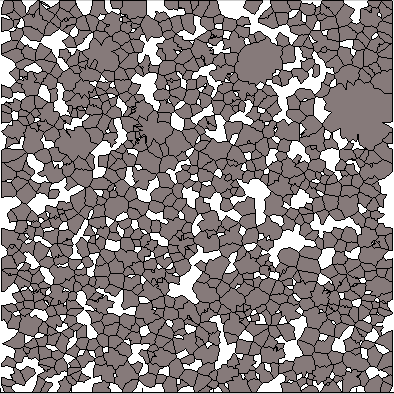
%> input picture Procesadas/Procesadas/TestVoids4.PNG, 394 x 394 px
$ octave --eval "result = areasPI;"   (GNU Octave 9; MATLAB toolbox functions it lacks are replaced by stand-ins)
%> lines starting %> are read from the running program, lines starting %| are printed output that depends on the picture; in (x1, y1, x2, y2) boxes, pixels count from 0 and x2, y2 are one past the last pixel; in counts of white or black regions, pixels touching at a corner belong together; the program's own positions count from 1
function aA =  areasPI()
%Calcula 醨eas de acuerdo a un an醠isis de im醙en

img = imread('TestVoids4.PNG');
%> img is the input picture: size 394x394x3 uint8; mean R, G, B 137.1, 129.3, 129.3
gray = rgb2gray(img);
%imshow(gray);
bw_img = im2bw(gray);
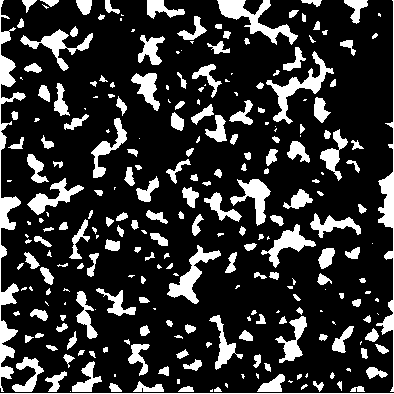
%> bw_img: size 394x394 logical; 19.7% white; 261 white regions (76 under 20 px), largest, box (x1, y1, x2, y2) and area: (0, 0, 26, 392) 2333, (376, 0, 394, 392) 1292, (217, 0, 298, 45) 1136
imshow(bw_img);
% [5 lines of commented-out code are left out]
at = numel(gray);
%> at = 155236
aw = bwarea(bw_img);
%> aw = 31021.4
aA = 1- aw / at;
%> aA = 0.8
end

$ run again, with Procesadas/Procesadas/TestVoids2.PNG copied over Procesadas/Procesadas/TestVoids4.PNG
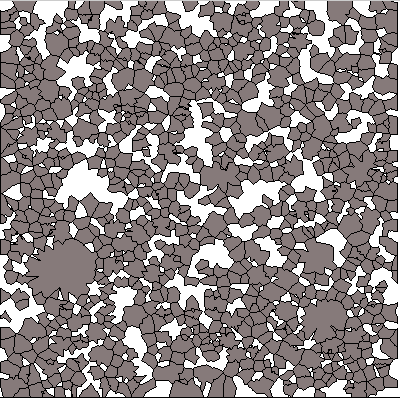
%> input picture Procesadas/Procesadas/TestVoids2.PNG, 400 x 398 px
%> in areasPI, img is the input picture: size 398x400x3 uint8; mean R, G, B 143.1, 135.9, 135.9
%> in areasPI, `bw_img = im2bw(gray);`:
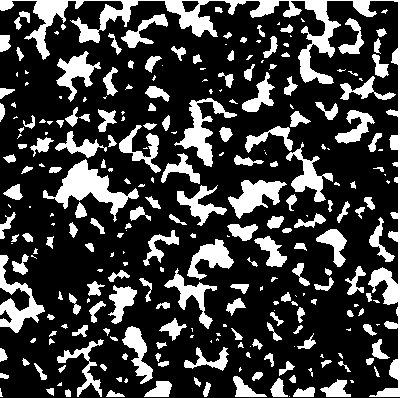
%> bw_img: size 398x400 logical; 24.6% white; 269 white regions (95 under 20 px), largest, box (x1, y1, x2, y2) and area: (0, 0, 400, 397) 7624, (43, 159, 139, 222) 1888, (174, 98, 237, 167) 1239
%> aw = 39826.8
%> aA = 0.75

$ run again, with Procesadas/Procesadas/TestVoids3.PNG copied over Procesadas/Procesadas/TestVoids4.PNG
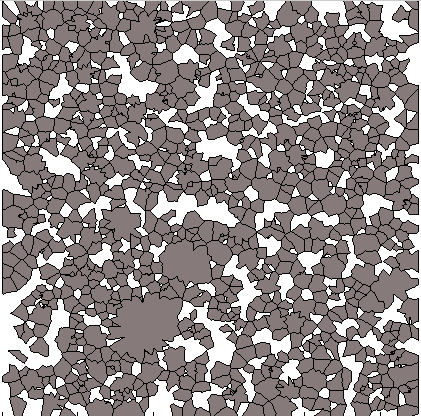
%> input picture Procesadas/Procesadas/TestVoids3.PNG, 421 x 416 px
%> in areasPI, img is the input picture: size 416x421x3 uint8; mean R, G, B 143.4, 136, 136
%> in areasPI, `bw_img = im2bw(gray);`:
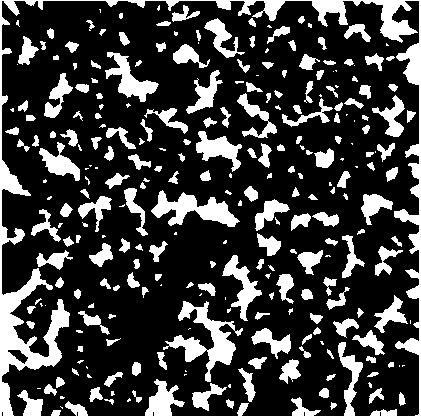
%> bw_img: size 416x421 logical; 23.9% white; 276 white regions (77 under 20 px), largest, box (x1, y1, x2, y2) and area: (0, 0, 421, 416) 10055, (163, 301, 243, 382) 1926, (151, 190, 240, 227) 1492
%> aw = 42441.8
%> aA = 0.758
